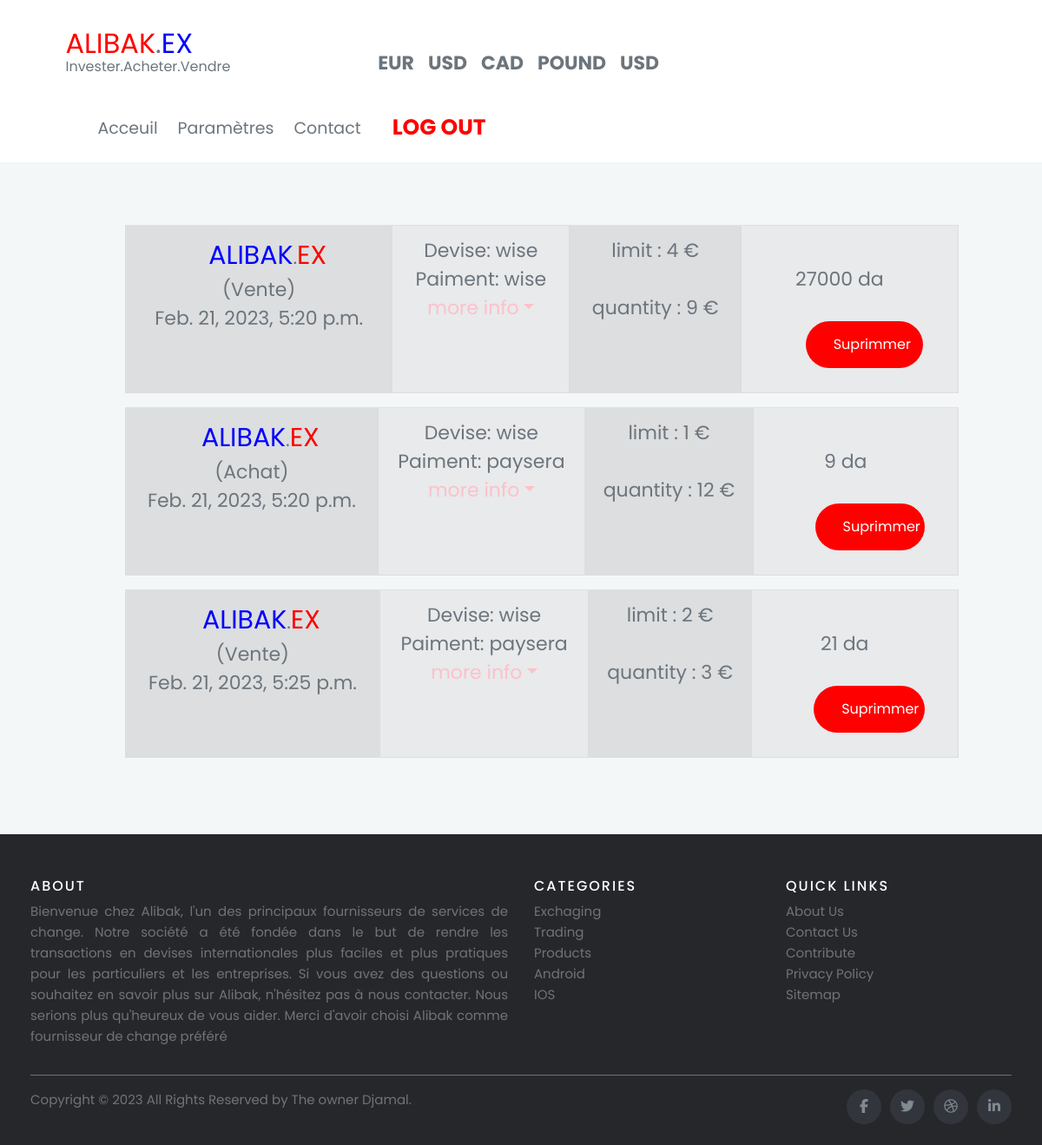
The page /my_offers (signed in) on the database its author committed.
### offers/models.py (models this page shows, shortened)
class offers(models.Model):
    STATUS = (
        ('Sell', 'Sell'),
        ('buy', 'buy')
    )
    Devise = (
        ('paysera', 'paysera'),
        ('wise', 'wise'),
        ('baridimob', 'baridimob')
    )
    customer = models.ForeignKey(Customer, null=True, on_delete=models.SET_NULL)
    title = models.CharField(max_length=20, blank=True)
    date = models.DateField(default=datetime.now)
    created_at = models.DateTimeField(default=datetime.now)
    start_time = models.TimeField(default=time(5))
    duration = models.IntegerField(default=1)
    approve = models.BooleanField(default=False)
    price = models.FloatField(null=True)
    quantity = models.FloatField(default=0)
    lowest = models.FloatField(default=0)
    description = models.CharField(max_length=200, null=True, blank=True)
    devise = models.CharField(max_length=200, null=True, choices=Devise)
    status = models.CharField(max_length=200, null=True, choices=STATUS)
    payment = models.CharField(max_length=200, null=True, choices=Devise)

### offers/decorators.py (the view)
        def wrapper_func(request, *args, **kwargs):
            group = None
            if request.user.groups.exists():
                group = request.user.groups.all()[0].name
            if group in allowed_roles:
                return view_func(request, *args, **kwargs)
            else:
                return HttpResponse("you are not authorized to view this page")

### offers/views.py (called while the page is built)
@login_required(login_url='login')
@allowed_users(allowed_roles=['customer'])
def my_offers(request):
    customer = request.user.customer
    Offer = offers.objects.filter(customer=customer)
    context = {
        'offers': Offer,
    }
    return render(request, 'offers/my_offers.html', context)

### offers/templates/offers/my_offers.html (shortened to what this page needs)
<!DOCTYPE html>
<html lang="en">
<head>
    <link rel="stylesheet" href="https://cdn.jsdelivr.net/npm/bootstrap@4.6.2/dist/css/bootstrap.min.css">
    <link rel="stylesheet" href="https://stackpath.bootstrapcdn.com/bootstrap/4.1.3/css/bootstrap.min.css">
    {% load static %}
    <link href="https://cdnjs.cloudflare.com/ajax/libs/font-awesome/5.10.0/css/all.min.css" rel="stylesheet">
    <link href="lib/animate/animate.min.css" rel="stylesheet">
    <link href="lib/owlcarousel/assets/owl.carousel.min.css" rel="stylesheet">
    <link rel="stylesheet" href="https://use.fontawesome.com/releases/v5.6.1/css/all.css">
    <link rel="stylesheet" type="text/css" href="{% static '/offers/css/menu.css' %}">
    {% include 'offers/navbar2.html' %}
</head>
<body>
<br>
<br><br>
<section class="bottom" style="width: 80%; min-height: 300px;">
{%for offer in offers %}
<table class="table  table-striped t1">
                                        <tr class="tr">
                                            <td class="td-1"> <font class="td-1-1 td-1-1-1" color="blue">ALIBAK</font>.<font class="td-1-1" color="red">EX</font> <br> {% if offer.status == "Sell" %} (Achat) {% elif offer.status == "buy" %} (Vente) {% endif %} <br>{{offer.created_at}} </td>
                                            <td class="td-2"> Devise: {{offer.devise}} <br> Paiment: {{offer.payment}} <br> <font color="pink" class="dropdown-toggle">more info</font> </td>
                                            <td class="td-3"> limit :  {{offer.lowest|floatformat:0}} {% if offer.devise != "baridimob" %} &euro; {% else %} da {% endif %} <br> <br> quantity : {{offer.quantity|floatformat:0}} {% if offer.devise != "baridimob" %} &euro; {% else %} da {% endif %}  </td>
                                            <td class="td-4"> <br> <p >{{offer.price|floatformat:0}} {% if offer.devise != "baridimob" %} da {% else %} &euro; {% endif %} &nbsp&nbsp&nbsp
                                            <a class="btn " style="background-color:red; color:white" onclick="showOverlay()">Suprimmer</a>
                                        </tr>
                        </table>
{% endfor %}
</section>
<br><br><br>
{% include 'offers/footer.html' %}
</body>
</html>

### offers/templates/offers/css/menu.css (style rules this page uses)
* { font-family: 'Crimson Pro', serif; font-family: 'Poppins', sans-serif; font-family: 'Crimson Pro', serif; font-family: 'Noto Kufi Arabic', sans-serif; font-family: 'Poppins', sans-serif; margin: 0; padding: 0; box-sizing: border-box; scroll-behavior: smooth; }
:root { --blue: #007bff; --indigo: #6610f2; --purple: #6f42c1; --pink: #e83e8c; --red: #dc3545; --orange: #fd7e14; --yellow: #ffc107; --green: #28a745; --teal: #20c997; --cyan: #17a2b8; --white: #fff; --gray: #6c757d; --gray-dark: #343a40; --primary: #fd7e14; --secondary: #F5F5F5; --success: #28a745; --info: #17a2b8; --warning: #ffc107; --danger: #dc3545; --light: #FFFFFF; --dark: #3D464D; --breakpoint-xs: 0; --breakpoint-sm: 576px; --breakpoint-md: 768px; --breakpoint-lg: 992px; --breakpoint-xl: 1200px; --font-family-sans-serif: "Roboto", sans-serif; --font-family-monospace: SFMono-Regular, Menlo, Monaco, Consolas, "Liberation Mono", "Courier New", monospace; }
html { font-family: sans-serif; line-height: 1.15; -webkit-text-size-adjust: 100%; -webkit-tap-highlight-color: rgba(0, 0, 0, 0); }
article, aside, figcaption, figure, footer, header, hgroup, main, nav, section { display: block; }
body { margin: 0; font-family: "Roboto", sans-serif; font-size: 1rem; font-weight: 400; line-height: 1.5; color: #6C757D; text-align: left; background-color: #F5F5F5; background: orange; }
p { margin-top: 0; margin-bottom: 1rem; }
a { text-decoration: none; }
table { border-collapse: collapse; }
.table { width: 100%; margin-bottom: 1rem; color: #6C757D; }
.table th, .table td { padding: 0.75rem; vertical-align: top; border-top: 1px solid #dee2e6; }
.table-striped tbody tr:nth-of-type(odd) { background-color: rgba(0, 0, 0, 0.05); }
.dropdown-toggle { white-space: nowrap; }
.dropdown-toggle::after { display: inline-block; margin-left: 0.255em; vertical-align: 0.255em; content: ""; border-top: 0.3em solid; border-right: 0.3em solid transparent; border-bottom: 0; border-left: 0.3em solid transparent; }
.btn { border: none; color: white; padding: 15px 32px; text-align: center; text-decoration: none; display: inline-block; margin: 16px 2px; margin-left: 35px; cursor: pointer; border-radius: 42px; width: 60%; height: 30%; transition: 0.7s ease; }

### offers/templates/offers/my_offers.html (style rules this page uses)
*, *:before, *:after { -moz-box-sizing: border-box; -webkit-box-sizing: border-box; box-sizing: border-box; }
body { font-family: 'Nunito', sans-serif; background-color:#f4f7f8; }

### rows shown on the page
offers: status "(Vente)", created_at "Feb. 21, 2023, 5:20 p.m.", devise "wise", payment "wise", lowest "4", quantity "9", price "27000", shows "da"
offers: status "(Achat)", created_at "Feb. 21, 2023, 5:20 p.m.", devise "wise", payment "paysera", lowest "1", quantity "12", price "9", shows "da"
offers: status "(Vente)", created_at "Feb. 21, 2023, 5:25 p.m.", devise "wise", payment "paysera", lowest "2", quantity "3", price "21", shows "da"
